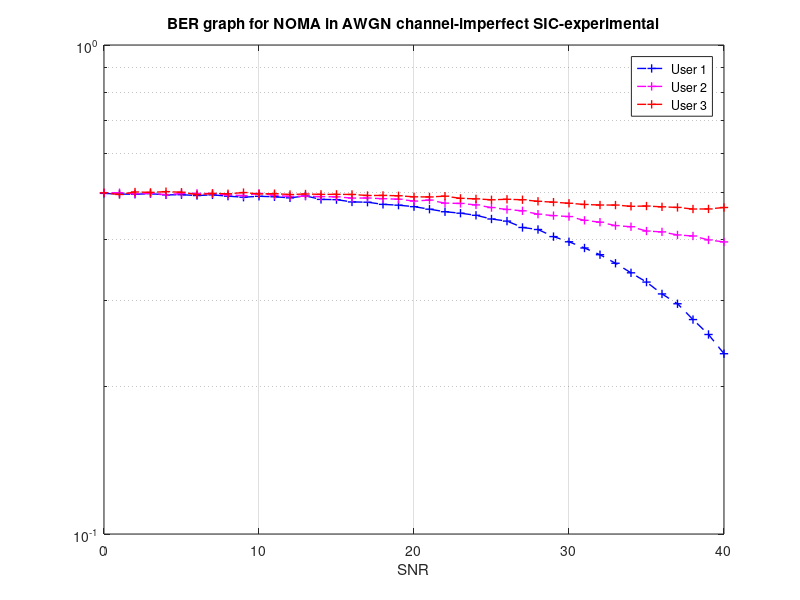

Here is the MATLAB script that generated this plot:
clc; clear variables;
N = 10^5; SNR = 0:40; P=1; OMEGA=1; zeta=0.001;
a1 = 0.70; a2 = 0.25; a3 = 0.05;
ber1=zeros([1 length(SNR)]);
ber2=zeros([1 length(SNR)]);
ber3=zeros([1 length(SNR)]);
x1 = randi([0 1],1,N);
x2 = randi([0 1],1,N);
x3 = randi([0 1],1,N);
xmod1 = 2*x1-1;
xmod2 = 2*x2-1;
xmod3 = 2*x3-1;
omega21=OMEGA*zeta*0.70;
omega22=OMEGA*zeta*0.95;
omega23=OMEGA*zeta*1;
snr1=10*log10((omega21+10.^(SNR/10)));
snr2=10*log10((omega22+10.^(SNR/10)));
snr3=10*log10((omega23+10.^(SNR/10)));
for u = 1:length(SNR)
    xx = sqrt(a1*P)*xmod1 + sqrt(a2*P)*xmod2+ sqrt(a3*P)*xmod3;
    noise1 = wgn(1,length(xx),10*log10((omega21+10^(SNR(u)/10))));
    noise2 = wgn(1,length(xx),10*log10((omega22+10^(SNR(u)/10))));
    noise3 = wgn(1,length(xx),10*log10((omega23+10^(SNR(u)/10))));
    y11 = xx + noise1;
    y22 = xx + noise2;
    y33 = xx + noise3;

    %AT USER 1
    %Direct decoding of x from y1
    x1_hat = ones(1,N);         
    x1_hat(y11 < 0) = 0;%Final bits for user 1
    
    %AT USER 2
    x21_est = ones(1,N);
    x21_est(y22 < 0) = -1;       %Estimate user 1's signal first
    rem2 = y22 - sqrt(a1*P)*x21_est;%Extract useless signal 1 from y2
    %Decode x2 from rem without signal x1
    x2_hat = zeros(1,N);
    x2_hat(rem2>0) = 1;%Final bits for user 2
    
    %AT USER 3
    x31_est = ones(1,N);
    x31_est(y33 < 0) = -1; %Estimate user 1's signal first
    rem23 = y33 - sqrt(a1*P)*x31_est; %Extract useless signal 1 from y3
    x32_est = ones(1,N);
    x32_est(rem23<0) = -1;
    rem33=rem23 - sqrt(a2*P)*x32_est; %Extract useless signal 2 from y3
    %Decode x3 from rem
    x3_hat = zeros(1,N);
    x3_hat(rem33>0) = 1;%Final bits for user 3

    %Estimate BER
    ber1(u) = biterr(x1,x1_hat)/N;
    ber2(u) = biterr(x2,x2_hat)/N;
    ber3(u) = biterr(x3,x3_hat)/N;
end
% plot BER curves
colorstring = 'bmr';
figure(2)
snr=40:-1:0;
semilogy(snr, ber1,'+--','Color', colorstring(1), 'linewidth', 1); 
hold on; grid on;
semilogy(snr, ber2,'+--','Color', colorstring(2), 'linewidth', 1);
semilogy(snr, ber3,'+--','Color', colorstring(3), 'linewidth', 1); 
legend('User 1','User 2','User 3','Location','northeast');
title('BER graph for NOMA in AWGN channel-imperfect SIC-experimental');
xlabel('SNR');
